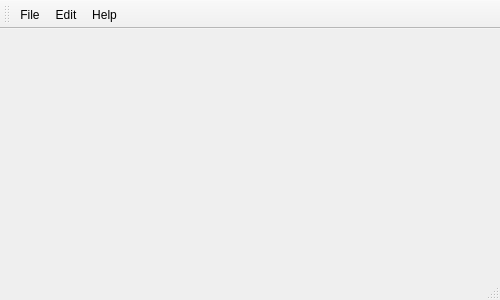
<?xml version="1.0" encoding="UTF-8"?>
<ui version="4.0">
 <class>MainWindow</class>
 <widget class="QMainWindow" name="MainWindow">
  <property name="geometry">
   <rect>
    <x>0</x>
    <y>0</y>
    <width>500</width>
    <height>300</height>
   </rect>
  </property>
  <property name="maximumSize">
   <size>
    <width>500</width>
    <height>300</height>
   </size>
  </property>
  <property name="windowTitle">
   <string>MainWindow</string>
  </property>
  <widget class="QWidget" name="centralwidget"/>
  <widget class="QStatusBar" name="statusbar"/>
  <widget class="QToolBar" name="toolBar">
   <property name="windowTitle">
    <string>toolBar</string>
   </property>
   <attribute name="toolBarArea">
    <enum>TopToolBarArea</enum>
   </attribute>
   <attribute name="toolBarBreak">
    <bool>false</bool>
   </attribute>
   <addaction name="action"/>
   <addaction name="action_2"/>
   <addaction name="actionHelp"/>
  </widget>
  <action name="actionEdit">
   <property name="text">
    <string>Edit</string>
   </property>
  </action>
  <action name="action">
   <property name="text">
    <string>File</string>
   </property>
  </action>
  <action name="action_2">
   <property name="text">
    <string>Edit</string>
   </property>
  </action>
  <action name="actionHelp">
   <property name="text">
    <string>Help</string>
   </property>
  </action>
 </widget>
 <resources/>
 <connections/>
</ui>
